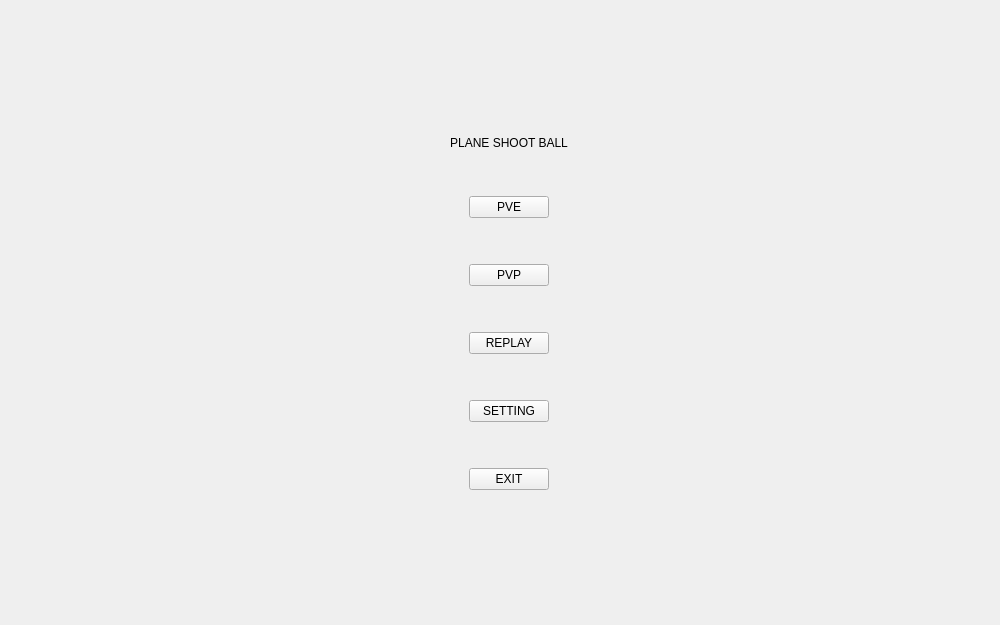
<?xml version="1.0" encoding="UTF-8"?>
<ui version="4.0">
 <class>MainWidget</class>
 <widget class="QWidget" name="MainWidget">
  <property name="geometry">
   <rect>
    <x>0</x>
    <y>0</y>
    <width>1000</width>
    <height>625</height>
   </rect>
  </property>
  <property name="windowTitle">
   <string>Form</string>
  </property>
  <property name="styleSheet">
   <string notr="true"/>
  </property>
  <layout class="QHBoxLayout" name="horizontalLayout_6">
   <item>
    <spacer name="horizontalSpacer">
     <property name="orientation">
      <enum>Qt::Horizontal</enum>
     </property>
     <property name="sizeHint" stdset="0">
      <size>
       <width>338</width>
       <height>14</height>
      </size>
     </property>
    </spacer>
   </item>
   <item>
    <layout class="QVBoxLayout" name="verticalLayout">
     <item>
      <spacer name="verticalSpacer_2">
       <property name="orientation">
        <enum>Qt::Vertical</enum>
       </property>
       <property name="sizeHint" stdset="0">
        <size>
         <width>20</width>
         <height>40</height>
        </size>
       </property>
      </spacer>
     </item>
     <item>
      <widget class="QLabel" name="label">
       <property name="text">
        <string>PLANE SHOOT BALL</string>
       </property>
       <property name="alignment">
        <set>Qt::AlignCenter</set>
       </property>
      </widget>
     </item>
     <item>
      <spacer name="verticalSpacer_3">
       <property name="orientation">
        <enum>Qt::Vertical</enum>
       </property>
       <property name="sizeType">
        <enum>QSizePolicy::Fixed</enum>
       </property>
       <property name="sizeHint" stdset="0">
        <size>
         <width>20</width>
         <height>40</height>
        </size>
       </property>
      </spacer>
     </item>
     <item>
      <layout class="QHBoxLayout" name="horizontalLayout_3">
       <item>
        <spacer name="horizontalSpacer_9">
         <property name="orientation">
          <enum>Qt::Horizontal</enum>
         </property>
         <property name="sizeHint" stdset="0">
          <size>
           <width>40</width>
           <height>20</height>
          </size>
         </property>
        </spacer>
       </item>
       <item>
        <widget class="QPushButton" name="pushButton_4">
         <property name="text">
          <string>PVE</string>
         </property>
         <property name="autoDefault">
          <bool>false</bool>
         </property>
         <property name="default">
          <bool>false</bool>
         </property>
         <property name="flat">
          <bool>false</bool>
         </property>
        </widget>
       </item>
       <item>
        <spacer name="horizontalSpacer_10">
         <property name="orientation">
          <enum>Qt::Horizontal</enum>
         </property>
         <property name="sizeHint" stdset="0">
          <size>
           <width>40</width>
           <height>20</height>
          </size>
         </property>
        </spacer>
       </item>
      </layout>
     </item>
     <item>
      <spacer name="verticalSpacer_6">
       <property name="orientation">
        <enum>Qt::Vertical</enum>
       </property>
       <property name="sizeType">
        <enum>QSizePolicy::Fixed</enum>
       </property>
       <property name="sizeHint" stdset="0">
        <size>
         <width>20</width>
         <height>40</height>
        </size>
       </property>
      </spacer>
     </item>
     <item>
      <layout class="QHBoxLayout" name="horizontalLayout">
       <item>
        <spacer name="horizontalSpacer_4">
         <property name="orientation">
          <enum>Qt::Horizontal</enum>
         </property>
         <property name="sizeHint" stdset="0">
          <size>
           <width>40</width>
           <height>20</height>
          </size>
         </property>
        </spacer>
       </item>
       <item>
        <widget class="QPushButton" name="pushButton_2">
         <property name="text">
          <string>PVP</string>
         </property>
         <property name="autoDefault">
          <bool>false</bool>
         </property>
         <property name="default">
          <bool>false</bool>
         </property>
         <property name="flat">
          <bool>false</bool>
         </property>
        </widget>
       </item>
       <item>
        <spacer name="horizontalSpacer_3">
         <property name="orientation">
          <enum>Qt::Horizontal</enum>
         </property>
         <property name="sizeHint" stdset="0">
          <size>
           <width>40</width>
           <height>20</height>
          </size>
         </property>
        </spacer>
       </item>
      </layout>
     </item>
     <item>
      <spacer name="verticalSpacer_7">
       <property name="orientation">
        <enum>Qt::Vertical</enum>
       </property>
       <property name="sizeType">
        <enum>QSizePolicy::Fixed</enum>
       </property>
       <property name="sizeHint" stdset="0">
        <size>
         <width>20</width>
         <height>40</height>
        </size>
       </property>
      </spacer>
     </item>
     <item>
      <layout class="QHBoxLayout" name="horizontalLayout_5">
       <item>
        <spacer name="horizontalSpacer_12">
         <property name="orientation">
          <enum>Qt::Horizontal</enum>
         </property>
         <property name="sizeHint" stdset="0">
          <size>
           <width>40</width>
           <height>20</height>
          </size>
         </property>
        </spacer>
       </item>
       <item>
        <widget class="QPushButton" name="pushButton_5">
         <property name="text">
          <string>REPLAY</string>
         </property>
        </widget>
       </item>
       <item>
        <spacer name="horizontalSpacer_11">
         <property name="orientation">
          <enum>Qt::Horizontal</enum>
         </property>
         <property name="sizeHint" stdset="0">
          <size>
           <width>40</width>
           <height>20</height>
          </size>
         </property>
        </spacer>
       </item>
      </layout>
     </item>
     <item>
      <spacer name="verticalSpacer_5">
       <property name="orientation">
        <enum>Qt::Vertical</enum>
       </property>
       <property name="sizeType">
        <enum>QSizePolicy::Fixed</enum>
       </property>
       <property name="sizeHint" stdset="0">
        <size>
         <width>20</width>
         <height>40</height>
        </size>
       </property>
      </spacer>
     </item>
     <item>
      <layout class="QHBoxLayout" name="horizontalLayout_4">
       <item>
        <spacer name="horizontalSpacer_7">
         <property name="orientation">
          <enum>Qt::Horizontal</enum>
         </property>
         <property name="sizeHint" stdset="0">
          <size>
           <width>40</width>
           <height>20</height>
          </size>
         </property>
        </spacer>
       </item>
       <item>
        <widget class="QPushButton" name="pushButton_3">
         <property name="text">
          <string>SETTING</string>
         </property>
        </widget>
       </item>
       <item>
        <spacer name="horizontalSpacer_8">
         <property name="orientation">
          <enum>Qt::Horizontal</enum>
         </property>
         <property name="sizeHint" stdset="0">
          <size>
           <width>40</width>
           <height>20</height>
          </size>
         </property>
        </spacer>
       </item>
      </layout>
     </item>
     <item>
      <spacer name="verticalSpacer_4">
       <property name="orientation">
        <enum>Qt::Vertical</enum>
       </property>
       <property name="sizeType">
        <enum>QSizePolicy::Fixed</enum>
       </property>
       <property name="sizeHint" stdset="0">
        <size>
         <width>20</width>
         <height>40</height>
        </size>
       </property>
      </spacer>
     </item>
     <item>
      <layout class="QHBoxLayout" name="horizontalLayout_2">
       <item>
        <spacer name="horizontalSpacer_5">
         <property name="orientation">
          <enum>Qt::Horizontal</enum>
         </property>
         <property name="sizeHint" stdset="0">
          <size>
           <width>40</width>
           <height>20</height>
          </size>
         </property>
        </spacer>
       </item>
       <item>
        <widget class="QPushButton" name="pushButton">
         <property name="text">
          <string>EXIT</string>
         </property>
        </widget>
       </item>
       <item>
        <spacer name="horizontalSpacer_6">
         <property name="orientation">
          <enum>Qt::Horizontal</enum>
         </property>
         <property name="sizeHint" stdset="0">
          <size>
           <width>40</width>
           <height>20</height>
          </size>
         </property>
        </spacer>
       </item>
      </layout>
     </item>
     <item>
      <spacer name="verticalSpacer">
       <property name="orientation">
        <enum>Qt::Vertical</enum>
       </property>
       <property name="sizeType">
        <enum>QSizePolicy::Expanding</enum>
       </property>
       <property name="sizeHint" stdset="0">
        <size>
         <width>20</width>
         <height>40</height>
        </size>
       </property>
      </spacer>
     </item>
    </layout>
   </item>
   <item>
    <spacer name="horizontalSpacer_2">
     <property name="orientation">
      <enum>Qt::Horizontal</enum>
     </property>
     <property name="sizeHint" stdset="0">
      <size>
       <width>318</width>
       <height>17</height>
      </size>
     </property>
    </spacer>
   </item>
  </layout>
 </widget>
 <resources/>
 <connections/>
</ui>
